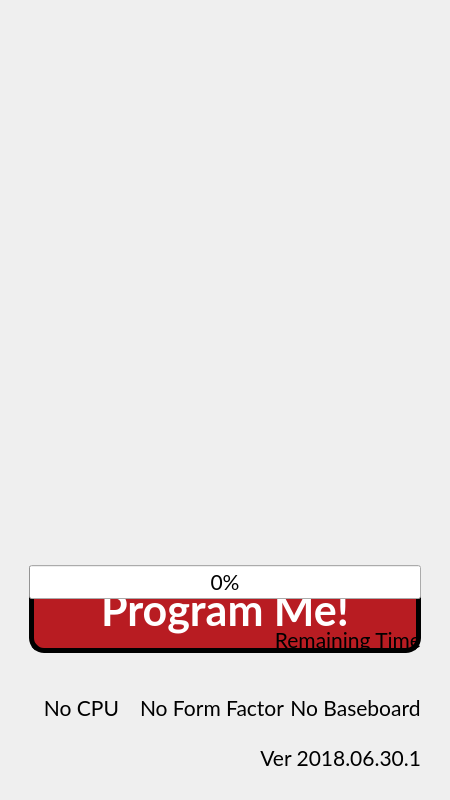
 <widget class="QDialog" name="diaWidget">
  <property name="geometry">
   <rect>
    <x>0</x>
    <y>0</y>
    <width>450</width>
    <height>800</height>
   </rect>
  </property>
  <property name="font">
   <font>
    <family>Lato</family>
    <pointsize>16</pointsize>
    <weight>50</weight>
    <italic>false</italic>
    <bold>false</bold>
   </font>
  </property>
  <property name="windowTitle">
   <string>TechNexion Rescue System</string>
  </property>
  <layout class="QGridLayout" name="gridLayoutMain">
   <item row="0" column="0" rowspan="3">
    <widget class="QWidget" name="tabTitle" native="true">
     <layout class="QVBoxLayout" name="vboxLayoutTitle">
      <item>
       <widget class="QLabel" name="lblLogo">
        <property name="styleSheet">
         <string notr="true">background: transparent</string>
        </property>
        <property name="textFormat">
         <enum>Qt::PlainText</enum>
        </property>
        <property name="alignment">
         <set>Qt::AlignLeading|Qt::AlignLeft|Qt::AlignVCenter</set>
        </property>
       </widget>
      </item>
      <item>
       <widget class="QListWidget" name="lstWgtSelection">
        <property name="sizePolicy">
         <sizepolicy hsizetype="Expanding" vsizetype="Expanding">
          <horstretch>1</horstretch>
          <verstretch>0</verstretch>
         </sizepolicy>
        </property>
        <property name="layoutDirection">
         <enum>Qt::RightToLeft</enum>
        </property>
        <property name="styleSheet">
         <string notr="true">background: transparent</string>
        </property>
        <property name="frameShape">
         <enum>QFrame::NoFrame</enum>
        </property>
        <property name="editTriggers">
         <set>QAbstractItemView::NoEditTriggers</set>
        </property>
        <property name="showDropIndicator" stdset="0">
         <bool>false</bool>
        </property>
        <property name="dragDropMode">
         <enum>QAbstractItemView::NoDragDrop</enum>
        </property>
        <property name="iconSize">
         <size>
          <width>100</width>
          <height>100</height>
         </size>
        </property>
        <property name="movement">
         <enum>QListView::Static</enum>
        </property>
        <property name="viewMode">
         <enum>QListView::IconMode</enum>
        </property>
        <property name="uniformItemSizes">
         <bool>true</bool>
        </property>
        <property name="sortingEnabled">
         <bool>false</bool>
        </property>
       </widget>
      </item>
     </layout>
    </widget>
   </item>
   <item row="3" column="0">
    <widget class="QWidget" name="tabSpace" native="true">
     <layout class="QHBoxLayout" name="hboxLayoutSpace">
      <item>
       <widget class="QFrame" name="frameSpace">
        <property name="frameShape">
         <enum>QFrame::NoFrame</enum>
        </property>
       </widget>
      </item>
     </layout>
    </widget>
   </item>
   <item row="4" column="0" rowspan="6">
    <widget class="QWidget" name="tabBoard" native="true">
     <layout class="QGridLayout" name="gridLayoutBoard">
      <item row="0" column="0">
       <widget class="QListWidget" name="lstWgtBoard">
        <property name="layoutDirection">
         <enum>Qt::LeftToRight</enum>
        </property>
        <property name="styleSheet">
         <string notr="true">background: transparent</string>
        </property>
        <property name="frameShape">
         <enum>QFrame::NoFrame</enum>
        </property>
        <property name="editTriggers">
         <set>QAbstractItemView::NoEditTriggers</set>
        </property>
        <property name="showDropIndicator" stdset="0">
         <bool>false</bool>
        </property>
        <property name="dragDropMode">
         <enum>QAbstractItemView::NoDragDrop</enum>
        </property>
        <property name="iconSize">
         <size>
          <width>100</width>
          <height>100</height>
         </size>
        </property>
        <property name="movement">
         <enum>QListView::Static</enum>
        </property>
        <property name="flow">
         <enum>QListView::TopToBottom</enum>
        </property>
        <property name="viewMode">
         <enum>QListView::IconMode</enum>
        </property>
        <property name="uniformItemSizes">
         <bool>true</bool>
        </property>
        <property name="sortingEnabled">
         <bool>true</bool>
        </property>
       </widget>
      </item>
     </layout>
    </widget>
   </item>
   <item row="4" column="0" rowspan="6">
    <widget class="QWidget" name="tabStorage" native="true">
     <layout class="QGridLayout" name="gridLayoutStorage">
      <item row="0" column="0">
       <widget class="QListWidget" name="lstWgtStorage">
        <property name="layoutDirection">
         <enum>Qt::LeftToRight</enum>
        </property>
        <property name="styleSheet">
         <string notr="true">background: transparent</string>
        </property>
        <property name="frameShape">
         <enum>QFrame::NoFrame</enum>
        </property>
        <property name="editTriggers">
         <set>QAbstractItemView::NoEditTriggers</set>
        </property>
        <property name="showDropIndicator" stdset="0">
         <bool>false</bool>
        </property>
        <property name="dragDropMode">
         <enum>QAbstractItemView::NoDragDrop</enum>
        </property>
        <property name="iconSize">
         <size>
          <width>100</width>
          <height>100</height>
         </size>
        </property>
        <property name="movement">
         <enum>QListView::Static</enum>
        </property>
        <property name="flow">
         <enum>QListView::TopToBottom</enum>
        </property>
        <property name="viewMode">
         <enum>QListView::IconMode</enum>
        </property>
        <property name="uniformItemSizes">
         <bool>true</bool>
        </property>
        <property name="sortingEnabled">
         <bool>true</bool>
        </property>
       </widget>
      </item>
     </layout>
    </widget>
   </item>
   <item row="4" column="0" rowspan="6">
    <widget class="QWidget" name="tabOS" native="true">
     <layout class="QGridLayout" name="gridLayoutOS">
      <item row="0" column="0">
       <widget class="QListWidget" name="lstWgtOS">
        <property name="layoutDirection">
         <enum>Qt::LeftToRight</enum>
        </property>
        <property name="styleSheet">
         <string notr="true">background: transparent</string>
        </property>
        <property name="frameShape">
         <enum>QFrame::NoFrame</enum>
        </property>
        <property name="editTriggers">
         <set>QAbstractItemView::NoEditTriggers</set>
        </property>
        <property name="showDropIndicator" stdset="0">
         <bool>false</bool>
        </property>
        <property name="dragDropMode">
         <enum>QAbstractItemView::NoDragDrop</enum>
        </property>
        <property name="iconSize">
         <size>
          <width>100</width>
          <height>100</height>
         </size>
        </property>
        <property name="movement">
         <enum>QListView::Static</enum>
        </property>
        <property name="flow">
         <enum>QListView::TopToBottom</enum>
        </property>
        <property name="viewMode">
         <enum>QListView::IconMode</enum>
        </property>
        <property name="uniformItemSizes">
         <bool>true</bool>
        </property>
        <property name="sortingEnabled">
         <bool>true</bool>
        </property>
       </widget>
      </item>
     </layout>
    </widget>
   </item>
   <item row="4" column="0" rowspan="6">
    <widget class="QWidget" name="tabDisplay" native="true">
     <layout class="QGridLayout" name="gridLayoutDisplay">
      <item row="0" column="0">
       <widget class="QListWidget" name="lstWgtDisplay">
        <property name="styleSheet">
         <string notr="true">background: transparent</string>
        </property>
        <property name="frameShape">
         <enum>QFrame::NoFrame</enum>
        </property>
        <property name="editTriggers">
         <set>QAbstractItemView::NoEditTriggers</set>
        </property>
        <property name="showDropIndicator" stdset="0">
         <bool>false</bool>
        </property>
        <property name="dragDropMode">
         <enum>QAbstractItemView::NoDragDrop</enum>
        </property>
        <property name="iconSize">
         <size>
          <width>100</width>
          <height>100</height>
         </size>
        </property>
        <property name="movement">
         <enum>QListView::Static</enum>
        </property>
        <property name="flow">
         <enum>QListView::TopToBottom</enum>
        </property>
        <property name="viewMode">
         <enum>QListView::IconMode</enum>
        </property>
        <property name="uniformItemSizes">
         <bool>true</bool>
        </property>
        <property name="sortingEnabled">
         <bool>true</bool>
        </property>
       </widget>
      </item>
     </layout>
    </widget>
   </item>
   <item row="4" column="0" rowspan="6">
    <widget class="QWidget" name="tabInstall" native="true">
     <layout class="QGridLayout" name="gridLayoutInstall">
      <item row="0" column="0">
       <widget class="QWidget" name="wgtTopOutput" native="true">
        <layout class="QHBoxLayout" name="hboxLayoutTopOutput">
         <item>
          <widget class="QWidget" name="vbOS" native="true">
           <layout class="QVBoxLayout" name="vboxLayoutOS">
            <item>
             <widget class="QLabel" name="lblOS">
              <property name="alignment">
               <set>Qt::AlignCenter</set>
              </property>
             </widget>
            </item>
            <item>
             <widget class="QLabel" name="lblOSTxt">
              <property name="alignment">
               <set>Qt::AlignCenter</set>
              </property>
             </widget>
            </item>
           </layout>
          </widget>
         </item>
         <item>
          <widget class="QWidget" name="vbBoard" native="true">
           <layout class="QVBoxLayout" name="vboxLayoutBoard">
            <item>
             <widget class="QLabel" name="lblBoard">
              <property name="alignment">
               <set>Qt::AlignCenter</set>
              </property>
             </widget>
            </item>
            <item>
             <widget class="QLabel" name="lblBoardTxt">
              <property name="alignment">
               <set>Qt::AlignCenter</set>
              </property>
             </widget>
            </item>
           </layout>
          </widget>
         </item>
         <item>
          <widget class="QWidget" name="vbDisplay" native="true">
           <layout class="QVBoxLayout" name="vboxLayoutDisplay">
            <item>
             <widget class="QLabel" name="lblDisplay">
              <property name="alignment">
               <set>Qt::AlignCenter</set>
              </property>
             </widget>
            </item>
            <item>
             <widget class="QLabel" name="lblDisplayTxt">
              <property name="alignment">
               <set>Qt::AlignCenter</set>
              </property>
             </widget>
            </item>
           </layout>
          </widget>
         </item>
        </layout>
       </widget>
      </item>
      <item row="1" column="0">
       <widget class="QWidget" name="wgtButtomOutput" native="true">
        <layout class="QHBoxLayout" name="hboxLayoutBottomOutput">
         <item>
          <widget class="QLabel" name="lblArrow">
           <property name="pixmap">
            <pixmap resource="resource.qrc">:/res/images/tn_arrow.svg</pixmap>
           </property>
           <property name="alignment">
            <set>Qt::AlignCenter</set>
           </property>
          </widget>
         </item>
         <item>
          <widget class="QWidget" name="vbStorage" native="true">
           <layout class="QVBoxLayout" name="vboxLayoutStorage">
            <item>
             <widget class="QLabel" name="lblStorage">
              <property name="alignment">
               <set>Qt::AlignCenter</set>
              </property>
             </widget>
            </item>
            <item>
             <widget class="QLabel" name="lblStorageTxt">
              <property name="alignment">
               <set>Qt::AlignCenter</set>
              </property>
             </widget>
            </item>
           </layout>
          </widget>
         </item>
        </layout>
       </widget>
      </item>
      <item row="4" column="0">
       <widget class="QWidget" name="wgtProgress" native="true">
        <layout class="QGridLayout" name="gridayoutProgress">
         <item row="0" column="0" rowspan="2" colspan="5">
          <widget class="QPushButton" name="btnFlash">
           <property name="sizePolicy">
            <sizepolicy hsizetype="Minimum" vsizetype="Expanding">
             <horstretch>0</horstretch>
             <verstretch>0</verstretch>
            </sizepolicy>
           </property>
           <property name="font">
            <font>
             <family>Lato</family>
             <pointsize>32</pointsize>
             <weight>75</weight>
             <bold>true</bold>
            </font>
           </property>
           <property name="styleSheet">
            <string notr="true">background-color: rgb(184, 28, 34); color: white; border-style:outset; border-width:5px; border-radius:15px; border-color:black; padding: 4px;</string>
           </property>
           <property name="text">
            <string>Program Me!</string>
           </property>
          </widget>
         </item>
         <item row="0" column="0" colspan="5">
          <widget class="QProgressBar" name="progressBarStatus">
           <property name="value">
            <number>0</number>
           </property>
           <property name="orientation">
            <enum>Qt::Horizontal</enum>
           </property>
          </widget>
         </item>
         <item row="1" column="3" colspan="2">
          <widget class="QLabel" name="lblRemaining">
           <property name="text">
            <string>Remaining Time</string>
           </property>
           <property name="alignment">
            <set>Qt::AlignBottom|Qt::AlignRight|Qt::AlignTrailing</set>
           </property>
          </widget>
         </item>
         <item row="1" column="0" colspan="3">
          <widget class="QLabel" name="lblDownloadFlash">
           <property name="alignment">
            <set>Qt::AlignBottom|Qt::AlignHCenter</set>
           </property>
          </widget>
         </item>
        </layout>
       </widget>
      </item>
     </layout>
    </widget>
   </item>
   <item row="11" column="0">
    <widget class="QWidget" name="tabFooter" native="true">
     <layout class="QGridLayout" name="gridLayoutFooter">
      <item row="0" column="0">
       <widget class="QWidget" name="wgtTopFooter" native="true">
        <layout class="QHBoxLayout" name="hboxLayoutBottomFooter">
         <item>
          <widget class="QLabel" name="lblCpu">
           <property name="text">
            <string>No CPU</string>
           </property>
           <property name="alignment">
            <set>Qt::AlignCenter</set>
           </property>
          </widget>
         </item>
         <item>
          <widget class="QLabel" name="lblForm">
           <property name="text">
            <string>No Form Factor</string>
           </property>
           <property name="alignment">
            <set>Qt::AlignCenter</set>
           </property>
          </widget>
         </item>
         <item>
          <widget class="QLabel" name="lblBaseboard">
           <property name="text">
            <string>No Baseboard</string>
           </property>
           <property name="alignment">
            <set>Qt::AlignCenter</set>
           </property>
          </widget>
         </item>
        </layout>
       </widget>
      </item>
      <item row="1" column="0">
       <widget class="QWidget" name="wgtBottomFooter" native="true">
        <layout class="QHBoxLayout" name="hboxLayoutTopFooter">
         <item>
          <widget class="QLabel" name="lblInstruction">
           <property name="text">
            <string/>
           </property>
           <property name="alignment">
            <set>Qt::AlignLeading|Qt::AlignLeft|Qt::AlignVCenter</set>
           </property>
          </widget>
         </item>
         <item>
          <widget class="QLabel" name="lblVersion">
           <property name="text">
            <string>Ver 2018.06.30.1</string>
           </property>
           <property name="alignment">
            <set>Qt::AlignRight|Qt::AlignTrailing|Qt::AlignVCenter</set>
           </property>
          </widget>
         </item>
        </layout>
       </widget>
      </item>
     </layout>
    </widget>
   </item>
  </layout>
  <widget class="QMessageDialog" name="msgbox">
   <property name="geometry">
    <rect>
     <x>0</x>
     <y>0</y>
     <width>300</width>
     <height>400</height>
    </rect>
   </property>
   <property name="modal">
    <bool>false</bool>
   </property>
   <layout class="QGridLayout" name="gridLayout">
    <item row="0" column="0">
     <widget class="QLabel" name="msgIcon">
      <property name="styleSheet">
       <string notr="true">background: transparent</string>
      </property>
      <property name="alignment">
       <set>Qt::AlignCenter</set>
      </property>
     </widget>
    </item>
    <item row="0" column="1" colspan="2">
     <widget class="QLabel" name="msgTitle">
      <property name="styleSheet">
       <string notr="true">background: transparent</string>
      </property>
      <property name="alignment">
       <set>Qt::AlignLeading|Qt::AlignLeft|Qt::AlignVCenter</set>
      </property>
      <property name="wordWrap">
       <bool>true</bool>
      </property>
     </widget>
    </item>
    <item row="1" column="0" rowspan="3" colspan="3">
     <widget class="QWidget" name="wgtContent" native="true">
      <layout class="QGridLayout" name="msgContentLayout">
       <item row="0" column="0">
        <widget class="QLabel" name="msgItem0">
         <property name="styleSheet">
          <string notr="true">background: transparent</string>
         </property>
         <property name="alignment">
          <set>Qt::AlignCenter</set>
         </property>
        </widget>
       </item>
       <item row="0" column="0">
        <widget class="QLabel" name="msgItem0_OL">
         <property name="styleSheet">
          <string notr="true">background: transparent</string>
         </property>
         <property name="alignment">
          <set>Qt::AlignCenter</set>
         </property>
        </widget>
       </item>
       <item row="0" column="1">
        <widget class="QLabel" name="msgItem1">
         <property name="styleSheet">
          <string notr="true">background: transparent</string>
         </property>
         <property name="alignment">
          <set>Qt::AlignCenter</set>
         </property>
        </widget>
       </item>
       <item row="0" column="1">
        <widget class="QLabel" name="msgItem1_OL">
         <property name="styleSheet">
          <string notr="true">background: transparent</string>
         </property>
         <property name="alignment">
          <set>Qt::AlignCenter</set>
         </property>
        </widget>
       </item>
       <item row="1" column="0">
        <widget class="QLabel" name="msgItem2">
         <property name="styleSheet">
          <string notr="true">background: transparent</string>
         </property>
         <property name="alignment">
          <set>Qt::AlignCenter</set>
         </property>
        </widget>
       </item>
       <item row="1" column="0">
        <widget class="QLabel" name="msgItem2_OL">
         <property name="styleSheet">
          <string notr="true">background: transparent</string>
         </property>
         <property name="alignment">
          <set>Qt::AlignCenter</set>
         </property>
        </widget>
       </item>
       <item row="1" column="1">
        <widget class="QLabel" name="msgItem3">
         <property name="styleSheet">
          <string notr="true">background: transparent</string>
         </property>
         <property name="alignment">
          <set>Qt::AlignCenter</set>
         </property>
        </widget>
       </item>
       <item row="1" column="1">
        <widget class="QLabel" name="msgItem3_OL">
         <property name="styleSheet">
          <string notr="true">background: transparent</string>
         </property>
         <property name="alignment">
          <set>Qt::AlignCenter</set>
         </property>
        </widget>
       </item>
       <item row="0" column="0" colspan="2">
        <widget class="QLabel" name="msgQRcode">
         <property name="styleSheet">
          <string notr="true">background: transparent</string>
         </property>
         <property name="alignment">
          <set>Qt::AlignCenter</set>
         </property>
        </widget>
       </item>
       <item row="1" column="0" rowspan="2" colspan="2">
        <widget class="QLabel" name="msgContent">
         <property name="styleSheet">
          <string notr="true">background: transparent</string>
         </property>
         <property name="alignment">
          <set>Qt::AlignCenter</set>
         </property>
         <property name="wordWrap">
          <bool>true</bool>
         </property>
        </widget>
       </item>
      </layout>
     </widget>
    </item>
   </layout>
  </widget>
  <widget class="QProcessSlot" name="detectDevice" native="true">
   <property name="geometry">
    <rect>
     <x>0</x>
     <y>0</y>
     <width>100</width>
     <height>30</height>
    </rect>
   </property>
  </widget>
  <widget class="QProcessSlot" name="scanStorage" native="true">
   <property name="geometry">
    <rect>
     <x>0</x>
     <y>0</y>
     <width>100</width>
     <height>30</height>
    </rect>
   </property>
  </widget>
  <widget class="QProcessSlot" name="scanPartition" native="true">
   <property name="geometry">
    <rect>
     <x>0</x>
     <y>0</y>
     <width>100</width>
     <height>30</height>
    </rect>
   </property>
  </widget>
  <widget class="QProcessSlot" name="crawlWeb" native="true">
   <property name="geometry">
    <rect>
     <x>0</x>
     <y>0</y>
     <width>100</width>
     <height>30</height>
    </rect>
   </property>
  </widget>
  <widget class="QProcessSlot" name="crawlLocalfs" native="true">
   <property name="geometry">
    <rect>
     <x>0</x>
     <y>0</y>
     <width>100</width>
     <height>30</height>
    </rect>
   </property>
  </widget>
  <widget class="QProcessSlot" name="downloadImage" native="true">
   <property name="geometry">
    <rect>
     <x>0</x>
     <y>0</y>
     <width>100</width>
     <height>30</height>
    </rect>
   </property>
  </widget>
  <widget class="QProcessSlot" name="postDownload" native="true">
   <property name="geometry">
    <rect>
     <x>0</x>
     <y>0</y>
     <width>100</width>
     <height>30</height>
    </rect>
   </property>
  </widget>
  <widget class="QProcessSlot" name="processError" native="true">
   <property name="geometry">
    <rect>
     <x>0</x>
     <y>0</y>
     <width>100</width>
     <height>30</height>
    </rect>
   </property>
  </widget>
  <widget class="QProcessSlot" name="chooseOS" native="true">
   <property name="geometry">
    <rect>
     <x>0</x>
     <y>0</y>
     <width>100</width>
     <height>30</height>
    </rect>
   </property>
  </widget>
  <widget class="QProcessSlot" name="chooseBoard" native="true">
   <property name="geometry">
    <rect>
     <x>0</x>
     <y>0</y>
     <width>100</width>
     <height>30</height>
    </rect>
   </property>
  </widget>
  <widget class="QProcessSlot" name="chooseDisplay" native="true">
   <property name="geometry">
    <rect>
     <x>0</x>
     <y>0</y>
     <width>100</width>
     <height>30</height>
    </rect>
   </property>
  </widget>
  <widget class="QProcessSlot" name="chooseStorage" native="true">
   <property name="geometry">
    <rect>
     <x>0</x>
     <y>0</y>
     <width>100</width>
     <height>30</height>
    </rect>
   </property>
  </widget>
  <widget class="QProcessSlot" name="chooseSelection" native="true">
   <property name="geometry">
    <rect>
     <x>0</x>
     <y>0</y>
     <width>100</width>
     <height>30</height>
    </rect>
   </property>
  </widget>
  <widget class="QWaitingIndicator" name="waitingIndicator" native="true">
   <property name="geometry">
    <rect>
     <x>0</x>
     <y>0</y>
     <width>300</width>
     <height>300</height>
    </rect>
   </property>
   <property name="nodeCount" stdset="0">
    <number>18</number>
   </property>
   <property name="nodeSize" stdset="0">
    <number>20</number>
   </property>
   <property name="radius" stdset="0">
    <number>80</number>
   </property>
  </widget>
 </widget>
